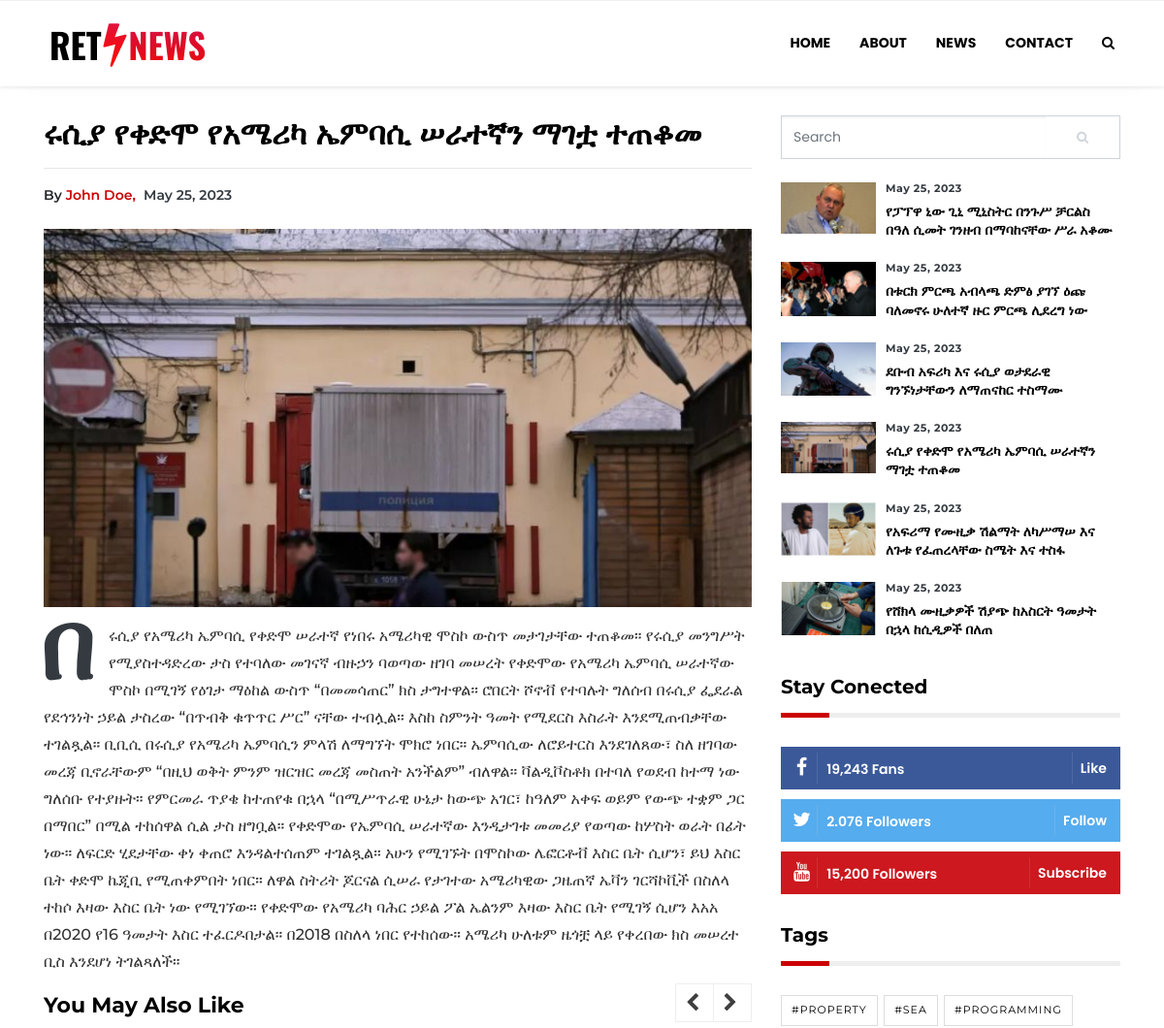
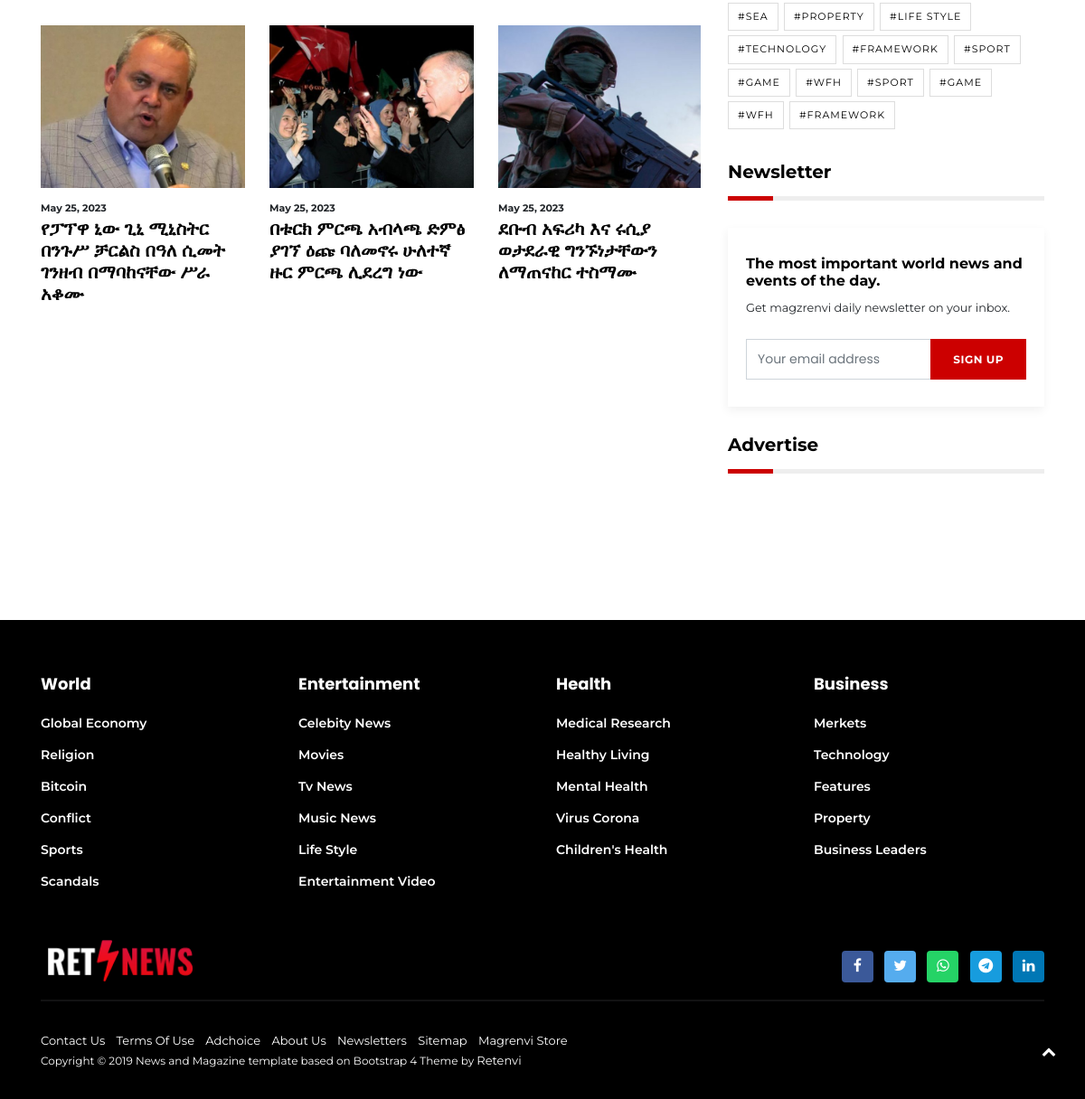
Page /news/25/ on the committed database (2 pictures, top to bottom).
### base/models.py (models this page shows, shortened)
class News(models.Model):
    writer = models.CharField(max_length=200, null=True, blank=True)
    title = models.CharField(max_length=300)
    description = models.TextField()
    image = models.ImageField(upload_to='news')
    updated = models.DateTimeField(auto_now=True)
    created = models.DateTimeField(auto_now_add=True)
    category = models.ForeignKey(NewsCategory, on_delete=models.SET_NULL, null=True)
    class Meta:
        ordering = ['-created','-updated']

### base/views.py (the view)
# urls.py: path('news/<str:pk>/', views.detail_news, name='detail_news')
def detail_news(request, pk):
    news = News.objects.get(id=pk)
    top_news = []
    for iterate,news_like in enumerate( News.objects.all()):
        top_news.append(news_like)
        if iterate == 5: break
    header_news = []
    for iterate,news_header in enumerate( News.objects.all()):
        header_news.append(news_header)
        if iterate == 10: break
    context = {
        'news' : news,
        'news_like' : top_news,
        'header' : header_news
    }
    return render(request, 'base/detail_news.html', context)

### base/templates/base/detail_news.html (shortened to what this page needs)
{% load static %}
<!DOCTYPE html>
<html lang="en">
  <head>
    <link href="{% static 'base/css/styles3875.css' %} " rel="stylesheet" />
  </head>
  <body>
    {% include 'base/header.html' %}
    <section class="pb-80">
      <div class="container">
        <div class="row">
          <div class="col-md-8">
            <div class="wrap__article-detail">
              <div class="wrap__article-detail-title">
                <h1>{{news.title}}</h1>
              </div>
              <hr />
              <div class="wrap__article-detail-info">
                <ul class="list-inline">
                  <li class="list-inline-item">
                    <span> by </span>
                    <a href="#"> john doe, </a>
                  </li>
                  <li class="list-inline-item">
                    <span class="text-dark text-capitalize ml-1">
                      {{news.created|date:'F d, Y'}}
                    </span>
                  </li>
                </ul>
              </div>
              <div class="wrap__article-detail-image mt-4">
                <figure>
                  <img src="/media/{{news.image}}" alt="" class="img-fluid" />
                </figure>
              </div>
              <div class="wrap__article-detail-content">
                <p class="has-drop-cap-fluid">{{news.description}}</p>
              </div>
            </div>
            <div class="related-article mt-5">
              <h4>you may also like</h4>
              <div class="article__entry-carousel-three">
                {% for like in news_like%}
                <div class="item">
                  <div class="article__entry">
                    <div class="article__image">
                      <a href="{% url 'detail_news' like.id %}">
                        <img
                          src="/media/{{like.image}}"
                          alt=""
                          class="img-fluid"
                        />
                      </a>
                    </div>
                    <div class="article__content">
                      <ul class="list-inline">
                        <li class="list-inline-item">
                          <span> {{like.created | date:'F d, Y'}} </span>
                        </li>
                      </ul>
                      <h5>
                        <a href="{% url 'detail_news' like.id %}">
                          {{like.title}}
                        </a>
                      </h5>
                    </div>
                  </div>
                </div>
                {% endfor %}
              </div>
            </div>
          </div>
          <div class="col-md-4">
            <div class="sidebar-sticky">
              <aside class="wrapper__list__article">
                <div class="mb-4">
                  <div class="widget__form-search-bar">
                    <div class="row no-gutters">
                      <div class="col">
                        <input
                          class="form-control border-secondary border-right-0 rounded-0"
                          value=""
                          placeholder="Search"
                        />
                      </div>
                      <div class="col-auto">
                        <button
                          class="btn btn-outline-secondary border-left-0 rounded-0 rounded-right"
                        >
                          <i class="fa fa-search"></i>
                        </button>
                      </div>
                    </div>
                  </div>
                </div>
                <div class="wrapper__list__article-small">
                  {% for like in news_like%}
                  <div class="mb-3">
                    <div class="card__post card__post-list">
                      <div class="image-sm">
                        <a href="{% url 'detail_news' like.id %}">
                          <img
                            src="/media/{{like.image}}"
                            class="img-fluid"
                            alt=""
                          />
                        </a>
                      </div>
                      <div class="card__post__body">
                        <div class="card__post__content">
                          <div class="card__post__author-info mb-2">
                            <ul class="list-inline">
                              <li class="list-inline-item">
                                <span class="text-dark text-capitalize">
                                  {{like.created | date:'F d, Y'}}
                                </span>
                              </li>
                            </ul>
                          </div>
                          <div class="card__post__title">
                            <h6>
                              <a href="{% url 'detail_news' like.id %}">
                                {{like.title}}
                              </a>
                            </h6>
                          </div>
                        </div>
                      </div>
                    </div>
                  </div>
                  {% endfor %}
                </div>
              </aside>
              <aside class="wrapper__list__article">
                <h4 class="border_section">stay conected</h4>
                <div class="wrap__social__media">
                  <a href="#" target="_blank">
                    <div class="social__media__widget facebook">
                      <span class="social__media__widget-icon">
                        <i class="fa fa-facebook"></i>
                      </span>
                      <span class="social__media__widget-counter">
                        19,243 fans
                      </span>
                      <span class="social__media__widget-name"> like </span>
                    </div>
                  </a>
                  <a href="#" target="_blank">
                    <div class="social__media__widget twitter">
                      <span class="social__media__widget-icon">
                        <i class="fa fa-twitter"></i>
                      </span>
                      <span class="social__media__widget-counter">
                        2.076 followers
                      </span>
                      <span class="social__media__widget-name"> follow </span>
                    </div>
                  </a>
                  <a href="#" target="_blank">
                    <div class="social__media__widget youtube">
                      <span class="social__media__widget-icon">
                        <i class="fa fa-youtube"></i>
                      </span>
                      <span class="social__media__widget-counter">
                        15,200 followers
                      </span>
                      <span class="social__media__widget-name">
                        subscribe
                      </span>
                    </div>
                  </a>
                </div>
              </aside>
              <aside class="wrapper__list__article">
                <h4 class="border_section">tags</h4>
                <div class="blog-tags p-0">
                  <ul class="list-inline">
                    <li class="list-inline-item">
                      <a href="#"> #property </a>
                    </li>
                    <li class="list-inline-item">
                      <a href="#"> #sea </a>
                    </li>
                    <li class="list-inline-item">
                      <a href="#"> #programming </a>
                    </li>
                    <li class="list-inline-item">
                      <a href="#"> #sea </a>
                    </li>
                    <li class="list-inline-item">
                      <a href="#"> #property </a>
                    </li>
                    <li class="list-inline-item">
                      <a href="#"> #life style </a>
                    </li>
                    <li class="list-inline-item">
                      <a href="#"> #technology </a>
                    </li>
                    <li class="list-inline-item">
                      <a href="#"> #framework </a>
                    </li>
                    <li class="list-inline-item">
                      <a href="#"> #sport </a>
                    </li>
                    <li class="list-inline-item">
                      <a href="#"> #game </a>
                    </li>
                    <li class="list-inline-item">
                      <a href="#"> #wfh </a>
                    </li>
                    <li class="list-inline-item">
                      <a href="#"> #sport </a>
                    </li>
                    <li class="list-inline-item">
                      <a href="#"> #game </a>
                    </li>
                    <li class="list-inline-item">
                      <a href="#"> #wfh </a>
                    </li>
                    <li class="list-inline-item">
                      <a href="#"> #framework </a>
                    </li>
                  </ul>
                </div>
              </aside>
              <aside class="wrapper__list__article">
                <h4 class="border_section">newsletter</h4>
                <div class="widget__form-subscribe bg__card-shadow">
                  <h6>The most important world news and events of the day.</h6>
                  <p>
                    <small>Get magzrenvi daily newsletter on your inbox.</small>
                  </p>
                  <div class="input-group">
                    <input
                      type="text"
                      class="form-control"
                      placeholder="Your email address"
                    />
                    <div class="input-group-append">
                      <button class="btn btn-primary" type="button">
                        sign up
                      </button>
                    </div>
                  </div>
                </div>
              </aside>
              <aside class="wrapper__list__article">
                <h4 class="border_section">Advertise</h4>
                <a href="#">
                  <figure>
                  </figure>
                </a>
              </aside>
            </div>
          </div>
        </div>
      </div>
    </section>
    {% include 'base/footer.html' %}
    <a href="javascript:" id="return-to-top"
      ><i class="fa fa-chevron-up"></i
    ></a>
  </body>
</html>

### rows in the picture
News: title "ሩሲያ የቀድሞ የአሜሪካ ኤምባሲ ሠራተኛን ማገቷ ተጠቆመ", created "May 25, 2023", image (picture), description "በሩሲያ የአሜሪካ ኤምባሲ የቀድሞ ሠራተኛ የነበሩ አሜሪካዊ ሞስኮ ውስጥ መታገታቸው ተጠቆመ። የሩሲያ መንግሥት የሚያስተዳድረው ታስ የተባለው መገናኛ ብዙኃን ባወጣው ዘገባ መሠረት የቀድሞው የአሜሪካ ኤምባሲ ሠራተኛው ሞስኮ በሚገኝ የዕገታ ማዕከል ውስጥ “በመመሳጠር” ክስ ታግተዋል። ሮበርት ሾኖቭ የተባሉት ግለሰብ በሩሲያ ፌደራል የደኅንነት ኃይል ታስረው “በጥብቅ ቁጥጥር ሥር” ናቸው ተብሏል። እስከ ስምንት ዓመት የሚደርስ እስራት እንደሚጠብቃቸው ተገልጿል። ቢቢሲ በሩሲያ የአሜሪካ ኤምባሲን ምላሽ ለማግኘት ሞክሮ ነበር። ኤምባሲው ለሮይተርስ እንደገለጸው፣ ስለ ዘገባው መረጃ ቢኖራቸውም “በዚህ ወቅት ምንም ዝርዝር መረጃ መስጠት አንችልም” ብለዋል። ቫልዲቮስቶክ በተባለ የወደብ ከተማ ነው ግለሰቡ የተያዙት። የምርመራ ጥያቄ ከተጠየቁ በኋላ “በሚሥጥራዊ ሁኔታ ከውጭ አገር፣ ከዓለም አቀፍ ወይም የውጭ ተቋም ጋር በማበር” በሚል ተከሰዋል ሲል ታስ ዘግቧል። የቀድሞው የኤምባሲ ሠራተኛው እንዲታገቱ መመሪያ የወጣው ከሦስት ወራት በፊት ነው። ለፍርድ ሂደታቸው ቀነ ቀጠሮ እንዳልተሰጠም ተገልጿል። አሁን የሚገኙት በሞስኮው ሌፎርቶቭ እስር ቤት ሲሆን፣ ይህ እስር ቤት ቀድሞ ኬጂቢ የሚጠቀምበት ነበር። ለዋል ስትሪት…"
News: image (picture), created "May 25, 2023", title "የፓፕዋ ኒው ጊኒ ሚኒስትር በንጉሥ ቻርልስ በዓለ ሲመት ገንዘብ በማባከናቸው ሥራ አቆሙ"
News: image (picture), created "May 25, 2023", title "በቱርክ ምርጫ አብላጫ ድምፅ ያገኘ ዕጩ ባለመኖሩ ሁለተኛ ዙር ምርጫ ሊደረግ ነው"
News: image (picture), created "May 25, 2023", title "ደቡብ አፍሪካ እና ሩሲያ ወታደራዊ ግንኙነታቸውን ለማጠናከር ተስማሙ"
News: image (picture), created "May 25, 2023", title "የአፍሪማ የሙዚቃ ሽልማት ለካሥማሠ እና ለጉቱ የፈጠረላቸው ስሜት እና ተስፋ"
News: image (picture), created "May 25, 2023", title "የሸክላ ሙዚቃዎች ሽያጭ ከአስርት ዓመታት በኋላ ከሲዲዎች በለጠ"
